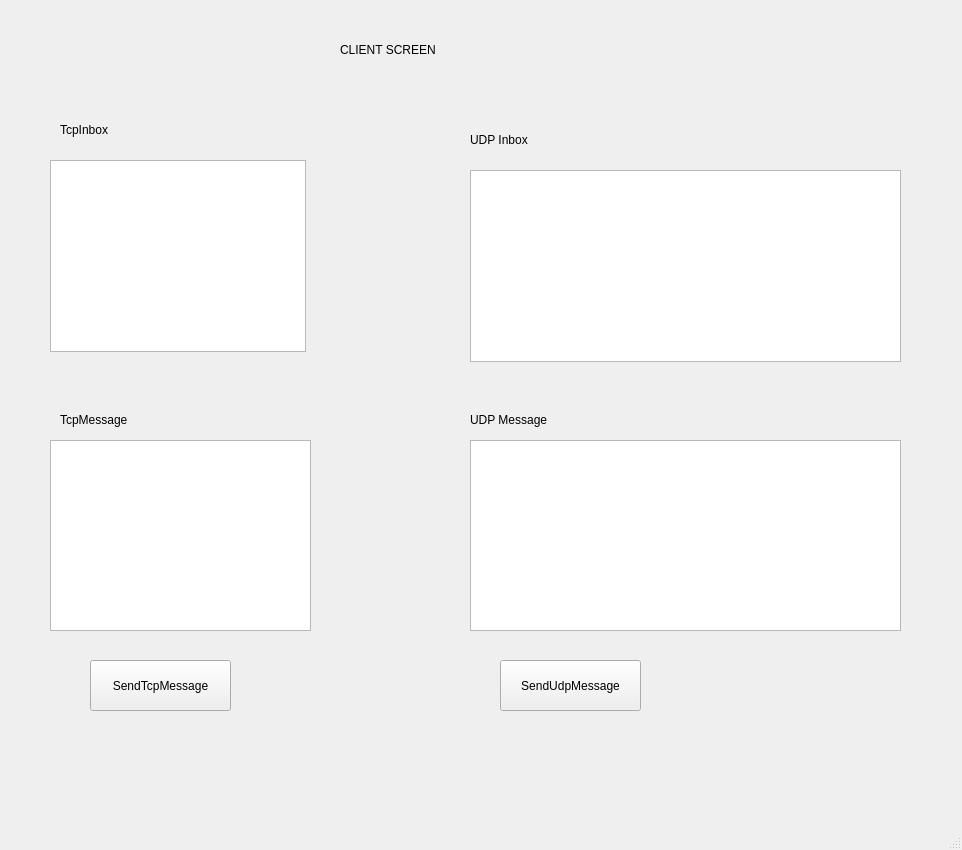
<?xml version="1.0" encoding="UTF-8"?>
<ui version="4.0">
 <class>MainWindow</class>
 <widget class="QMainWindow" name="MainWindow">
  <property name="geometry">
   <rect>
    <x>0</x>
    <y>0</y>
    <width>962</width>
    <height>850</height>
   </rect>
  </property>
  <property name="windowTitle">
   <string>MainWindow</string>
  </property>
  <widget class="QWidget" name="centralwidget">
   <widget class="QTextBrowser" name="textBrowser_TcpInbox">
    <property name="geometry">
     <rect>
      <x>50</x>
      <y>160</y>
      <width>256</width>
      <height>192</height>
     </rect>
    </property>
   </widget>
   <widget class="QLabel" name="label">
    <property name="geometry">
     <rect>
      <x>60</x>
      <y>120</y>
      <width>161</width>
      <height>20</height>
     </rect>
    </property>
    <property name="text">
     <string>TcpInbox</string>
    </property>
   </widget>
   <widget class="QLabel" name="label_2">
    <property name="geometry">
     <rect>
      <x>60</x>
      <y>410</y>
      <width>161</width>
      <height>20</height>
     </rect>
    </property>
    <property name="text">
     <string>TcpMessage</string>
    </property>
   </widget>
   <widget class="QTextEdit" name="textEdit_TcpMessage">
    <property name="geometry">
     <rect>
      <x>50</x>
      <y>440</y>
      <width>261</width>
      <height>191</height>
     </rect>
    </property>
   </widget>
   <widget class="QPushButton" name="pushButton_SendTcpMessage">
    <property name="geometry">
     <rect>
      <x>90</x>
      <y>660</y>
      <width>141</width>
      <height>51</height>
     </rect>
    </property>
    <property name="text">
     <string>SendTcpMessage</string>
    </property>
   </widget>
   <widget class="QTextEdit" name="textEdit_UdpMessage">
    <property name="geometry">
     <rect>
      <x>470</x>
      <y>440</y>
      <width>431</width>
      <height>191</height>
     </rect>
    </property>
   </widget>
   <widget class="QLabel" name="label_3">
    <property name="geometry">
     <rect>
      <x>470</x>
      <y>130</y>
      <width>161</width>
      <height>20</height>
     </rect>
    </property>
    <property name="text">
     <string>UDP Inbox</string>
    </property>
   </widget>
   <widget class="QTextBrowser" name="textBrowser_UDPInbox">
    <property name="geometry">
     <rect>
      <x>470</x>
      <y>170</y>
      <width>431</width>
      <height>192</height>
     </rect>
    </property>
   </widget>
   <widget class="QLabel" name="label_4">
    <property name="geometry">
     <rect>
      <x>470</x>
      <y>410</y>
      <width>161</width>
      <height>20</height>
     </rect>
    </property>
    <property name="text">
     <string>UDP Message</string>
    </property>
   </widget>
   <widget class="QPushButton" name="pushButton_SendUdpMessage">
    <property name="geometry">
     <rect>
      <x>500</x>
      <y>660</y>
      <width>141</width>
      <height>51</height>
     </rect>
    </property>
    <property name="text">
     <string>SendUdpMessage</string>
    </property>
   </widget>
   <widget class="QLabel" name="label_7">
    <property name="geometry">
     <rect>
      <x>340</x>
      <y>40</y>
      <width>111</width>
      <height>19</height>
     </rect>
    </property>
    <property name="text">
     <string>CLIENT SCREEN</string>
    </property>
   </widget>
  </widget>
  <widget class="QMenuBar" name="menubar">
   <property name="geometry">
    <rect>
     <x>0</x>
     <y>0</y>
     <width>962</width>
     <height>24</height>
    </rect>
   </property>
  </widget>
  <widget class="QStatusBar" name="statusbar"/>
 </widget>
 <resources/>
 <connections/>
</ui>
